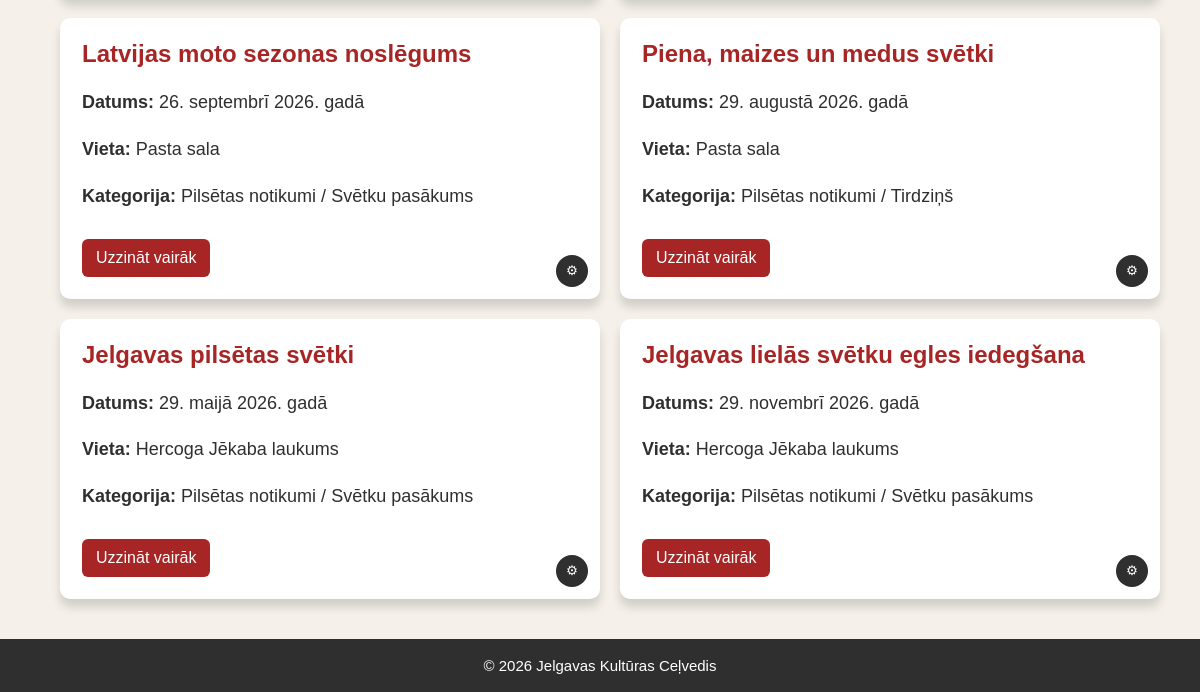
/pasakumi (lower part), run on an earlier commit of the app's database.
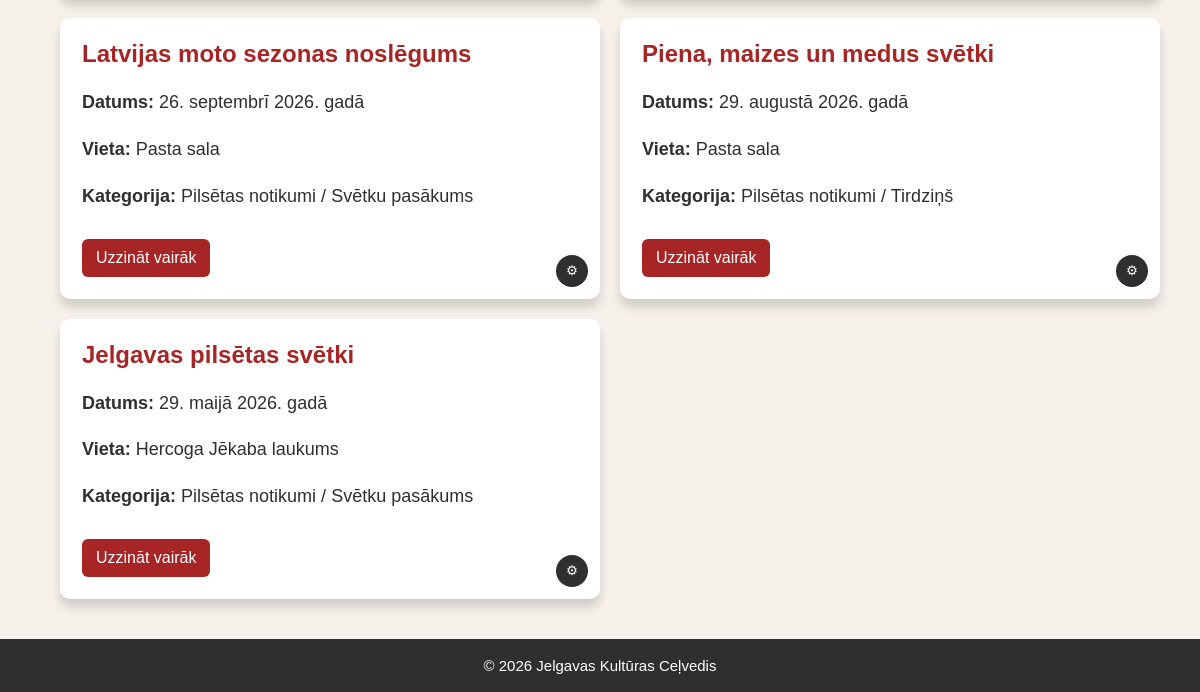
And on a later commit of the database.
### tables this page shows
CREATE TABLE events (
    id INTEGER PRIMARY KEY AUTOINCREMENT,
    title TEXT NOT NULL,
    event_date TEXT NOT NULL,
    location_id INTEGER NOT NULL,
    organizer_id INTEGER NOT NULL,
    category_id INTEGER NOT NULL,
    description TEXT,
    FOREIGN KEY (location_id) REFERENCES locations(id),
    FOREIGN KEY (organizer_id) REFERENCES organizers(id),
    FOREIGN KEY (category_id) REFERENCES categories(id)
);

CREATE TABLE locations (
    id INTEGER PRIMARY KEY AUTOINCREMENT,
    name TEXT NOT NULL,
    address TEXT
);

CREATE TABLE categories (
    id INTEGER PRIMARY KEY AUTOINCREMENT,
    category_name TEXT NOT NULL,
    subcategory_name TEXT
);

### app.py (the view)
@app.route("/pasakumi")
def events():
    events = get_events()
    return render_template("events.html", events=events)

### app.py (called while the page is built)
def get_db_connection():
    db = Path(__file__).parent / "events.db"
    conn = sqlite3.connect(db)
    conn.row_factory = sqlite3.Row
    return conn

def get_events(where="", params=()):
    conn = get_db_connection()
    events = conn.execute(f"""
        SELECT events.*, locations.name AS location, locations.address AS address,
               organizers.name AS organizer,
               categories.category_name, categories.subcategory_name
        FROM events
        JOIN locations ON events.location_id = locations.id
        JOIN organizers ON events.organizer_id = organizers.id
        JOIN categories ON events.category_id = categories.id
        {where}
        ORDER BY events.event_date
    """, params).fetchall()
    conn.close()
    return events

### templates/events.html (shortened to what this page needs)
{% extends "base.html" %}
{% block content %}
<a href="/pasakumi/new/edit" class="button">Izveidot pasākumu</a><br><br>
<div class="events">
    {% for event in events %}
    <div class="event_card">
        <h2>{{ event["title"] }}</h2>
        <p><strong>Datums:</strong> {{ event["event_date"] }}</p>
        <p><strong>Vieta:</strong> {{ event["location"] }}</p>
        <p><strong>Kategorija:</strong> {{ event["category_name"] }} / {{ event["subcategory_name"] }}</p>
        <a href="/pasakumi/{{ event['id'] }}" class="button">Uzzināt vairāk</a>
        <button class="setting_button" onclick="this.nextElementSibling.classList.toggle('show')">⚙</button>
    </div>
    {% endfor %}
</div>
{% endblock %}

### templates/base.html (shortened to what this page needs)
<!DOCTYPE html>
<html lang="lv">
<head>
    <link rel="stylesheet" href="{{ url_for('static', filename='style.css') }}">
</head>
<body>
    <main>
        {% block content %}{% endblock %}
    </main>
    <footer>
        <p>&copy; 2026 Jelgavas Kultūras Ceļvedis</p>
    </footer>
</body>
</html>

### static/style.css (style rules this page uses)
html, body { margin: 0; padding: 0; }
body { font-family: Arial, sans-serif; background: #f5f1ea; color: #2f2f2f; padding: 0; display: flex; flex-direction: column; min-height: 100vh; }
main { max-width: 90%; width: 100%; margin: 0 auto; padding: 40px 20px; flex: 1; }
main p { font-size: 18px; line-height: 1.6; }
footer { background-color: #2f2f2f; color: white; text-align: center; padding: 18px; }
footer p { margin: 0; font-size: 15px; }
.events { display: grid; grid-template-columns: 50% 50%; gap: 20px; }
.event_card { background-color: white; padding: 22px; border-radius: 10px; box-shadow: 0 8px 10px rgba(0,0,0,0.15); }
.event_card h2 { color: #a72525; margin-top: 0; }
.button { display: inline-block; background-color: #a72525; color: white; padding: 10px 14px; text-decoration: none; border-radius: 6px; margin-top: 10px; }
.event_card { position: relative; }
.setting_button { position: absolute; right: 12px; bottom: 12px; background-color: #2f2f2f; color: white; border: none; border-radius: 50%; width: 32px; height: 32px; cursor: pointer; }

What changed in the data, as far as the page shows it:
removed events: title "Jelgavas lielās svētku egles iedegšana", event_date "29. novembrī 2026. gadā", location "Hercoga Jēkaba laukums", category_name "Pilsētas notikumi", subcategory_name "Svētku pasākums"
